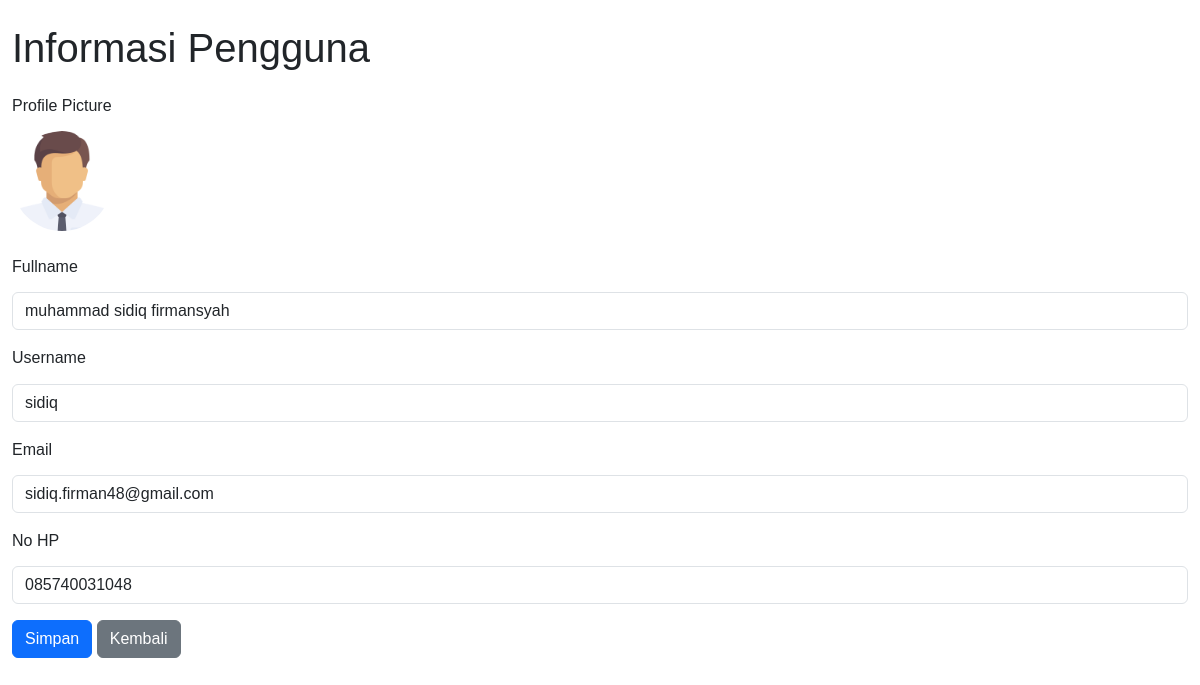
Screenshot of /member/myprofile.php (signed in) with the database file from the repository.
### tables this page shows
CREATE TABLE `user` (
  `id_user` int(5) NOT NULL,
  `fullname` varchar(100) NOT NULL,
  `username` varchar(100) NOT NULL,
  `email` varchar(100) NOT NULL,
  `no_hp` varchar(15) DEFAULT NULL,
  `foto` varchar(100) DEFAULT 'default.png',
  `password` varchar(100) NOT NULL,
  `date_join` datetime DEFAULT NULL,
  `level` enum('admin','user') DEFAULT NULL
);

### member/myprofile.php (the view, shortened to what this page needs)
<!DOCTYPE html>
<head>
    <link rel="stylesheet" link href="https://cdn.jsdelivr.net/npm/bootstrap@5.3.0/dist/css/bootstrap.min.css">
    <link rel="stylesheet" href="https://cdnjs.cloudflare.com/ajax/libs/font-awesome/6.4.0/css/all.min.css">
</head>
<body>
    <div class="container" style="max-width: 1200px;">
        <h1 class="mt-4 mb-4">Informasi Pengguna</h1>
        <?php
        include "../lib/koneksi.php";
        $id = $_SESSION['id'];
        $sql = "SELECT * FROM user WHERE id_user='$id'";
        $result = mysqli_query($link, $sql);
        $data = mysqli_fetch_assoc($result);
        ?>
        <form action="actMyprofile.php" method="POST" enctype="multipart/form-data">
            <div class="mb-3">
                <label for="foto" class="form-label">
                    <h6 class="mb-3">Profile Picture</h6>
                    <img id="avatar" src="../assets/<?php echo $data['foto'] ?>" style="width: 100px; height: 100px;" class="rounded-circle">
                </label>
            </div>
            <div class=" mb-3">
                <label for="nim" class="form-label">
                    <h6>Fullname</h6>
                </label>
                <input type="text" class="form-control" id="fullname" name="fullname" value="<?php echo $data['fullname']; ?>" required>
            </div>
            <div class="mb-3">
                <label for="nama" class="form-label">
                    <h6>Username</h6>
                </label>
                <input type="text" class="form-control" id="username" name="username" value="<?php echo $data['username']; ?>" required>
            </div>
            <div class="mb-3">
                <label for="no_hp" class="form-label">
                    <h6>Email</h6>
                </label>
                <input type="text" class="form-control" id="email" name="email" value="<?php echo $data['email']; ?>" required>
            </div>
            <div class="mb-3">
                <label for="no_hp" class="form-label">
                    <h6>No HP</h6>
                </label>
                <input type="text" class="form-control" id="no_hp" name="no_hp" value="<?php echo $data['no_hp']; ?>" required>
            </div>
            <button type="submit" class="btn btn-primary">Simpan</button>
            <a href="index.php" class="btn btn-secondary">Kembali</a>
        </form>
    </div>
</body>
</html>

### member/myprofile.php (style rules this page uses)
body { font-family: 'Poppins', sans-serif; }

### rows the page displays
user: foto (placeholder picture), fullname "muhammad sidiq firmansyah", username "sidiq", email "sidiq.firman48@gmail.com", no_hp "085740031048"
